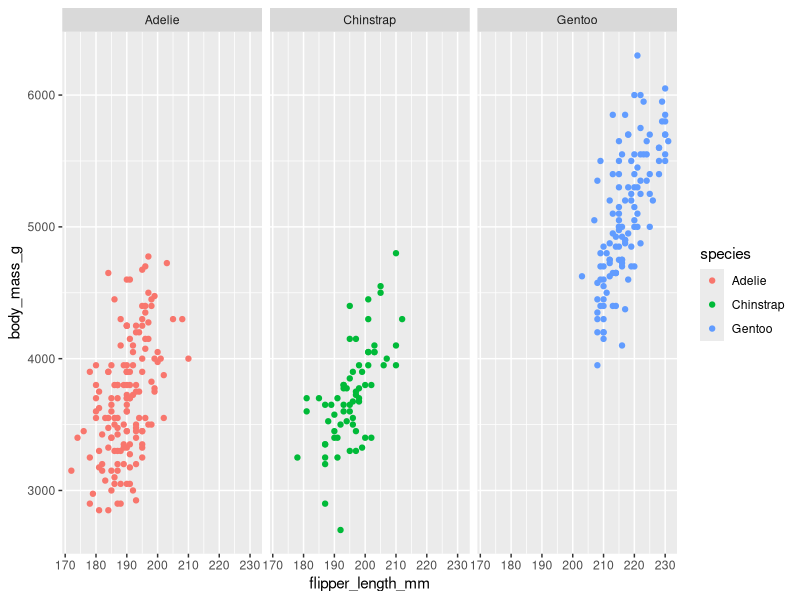
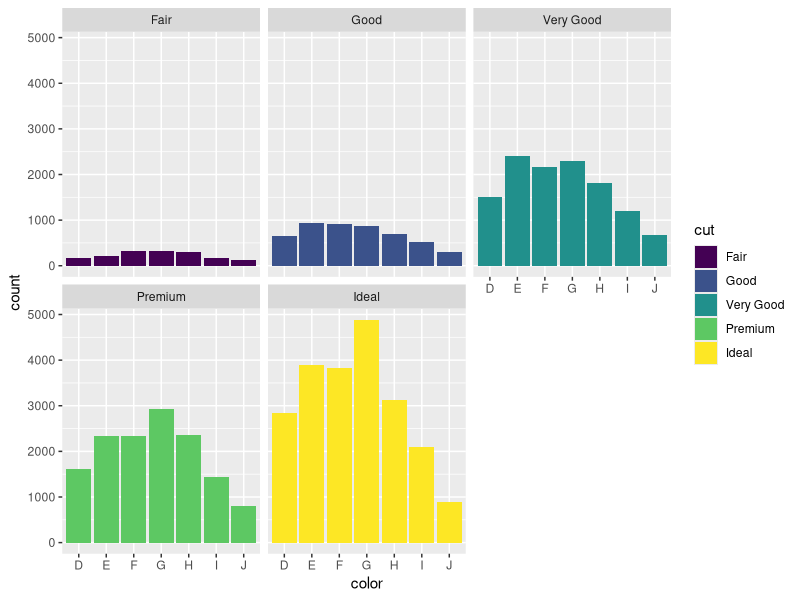
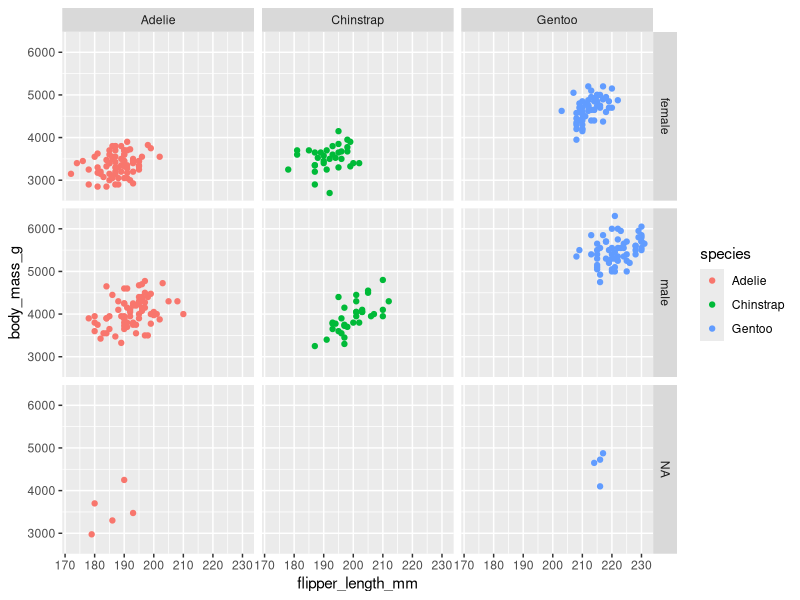
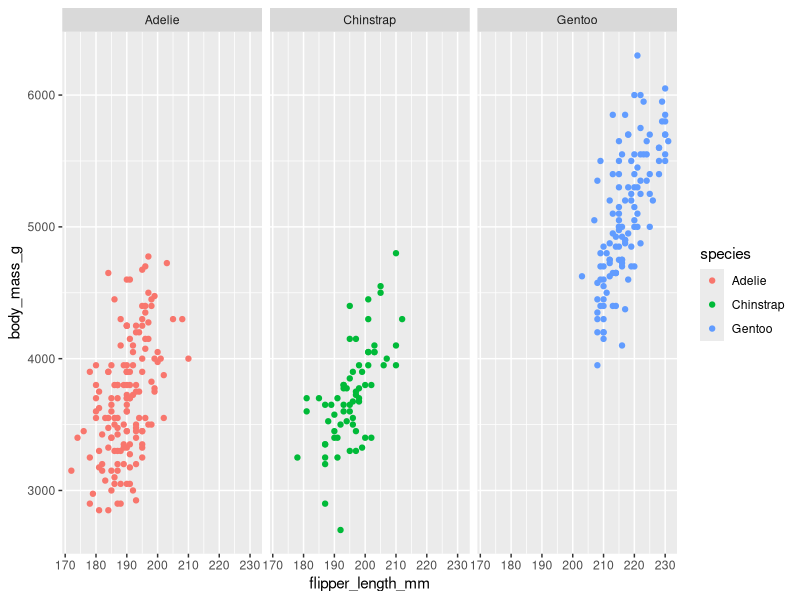

Reproduce these figures in R, in order.
# Load the ggplot2 library for visualization and the palmerpenguins dataset
library(ggplot2)
library(palmerpenguins)

# Scatterplot of flipper length vs. body mass, colored by species
# Separate plots (facets) are created for each species
ggplot(data = penguins) +
  geom_point(mapping = aes(x = flipper_length_mm, y = body_mass_g, color = species)) +
  facet_wrap(~species)  # Create individual facets for each species

# Bar chart showing the count of diamonds for each color, with bars filled by cut type
# Separate plots (facets) are created for each cut type
ggplot(data = diamonds) +
  geom_bar(mapping = aes(x = color, fill = cut)) +
  facet_wrap(~cut)  # Create individual facets for each cut type

# Scatterplot of flipper length vs. body mass, colored by species
# Create a grid of plots with rows based on `sex` and columns based on `species`
ggplot(data = penguins) +
  geom_point(mapping = aes(x = flipper_length_mm, y = body_mass_g, color = species)) +
  facet_grid(sex ~ species)  # Facet grid with `sex` as rows and `species` as columns

# Scatterplot of flipper length vs. body mass, colored by species
# Create a single row of facets for each species
ggplot(data = penguins) +
  geom_point(mapping = aes(x = flipper_length_mm, y = body_mass_g, color = species)) +
  facet_grid(~species)  # Facet grid with species as columns only
